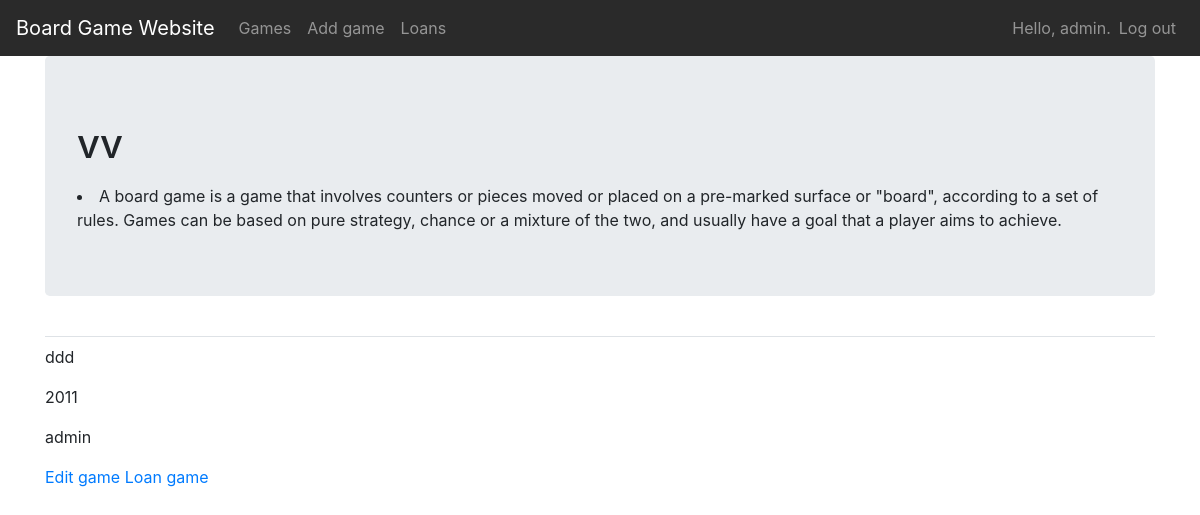
Page /games/10/ (signed in) on the earlier database version.
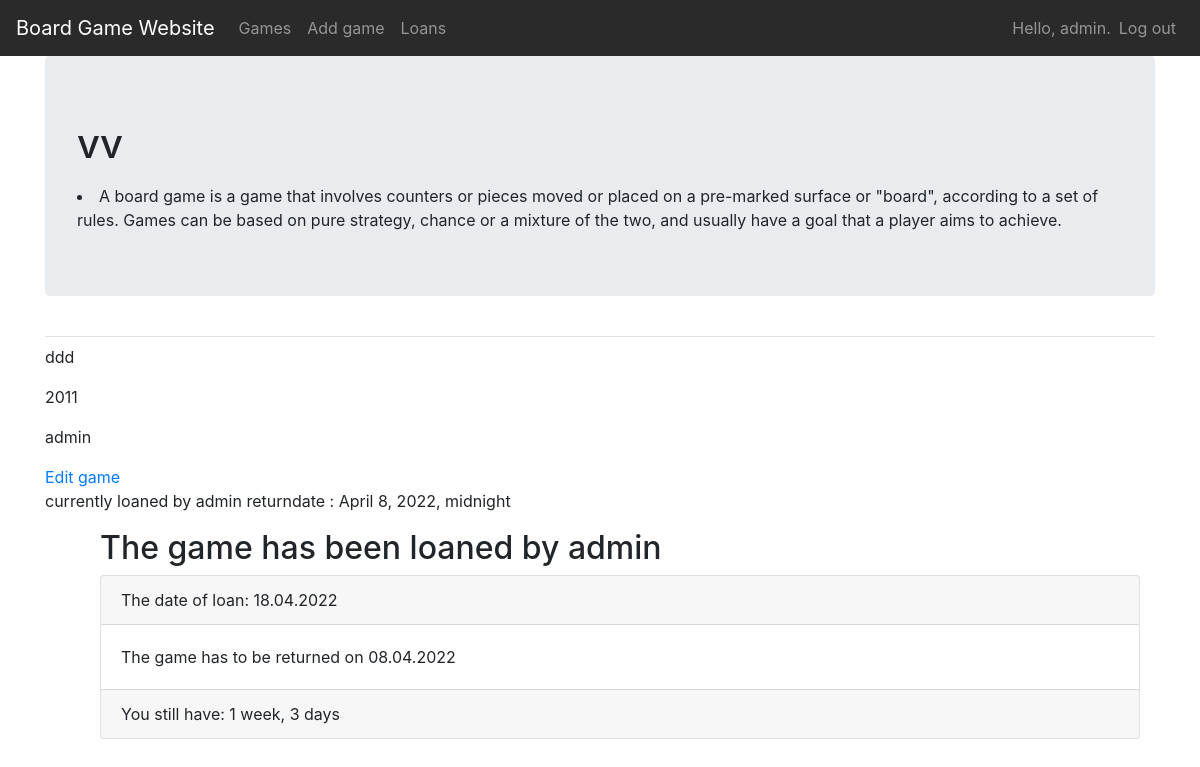
Same page on the later database version.
### board_games/models.py (models this page shows)
class GameLoan(models.Model):
    game = models.ForeignKey(BoardGame, on_delete=models.CASCADE)
    owner = models.ForeignKey(User, on_delete=models.CASCADE)
    date_loaned = models.DateTimeField(auto_now_add=True)
    return_date = models.DateTimeField()
    returned = models.BooleanField(default=False)

### board_games/views.py (the view)
# urls.py: path("games/<int:game_id>/", views.game_info, name="game_info"),
@login_required
def game_info(request, game_id):
    game = BoardGame.objects.get(id=game_id)
    loans = GameLoan.objects.filter(game=game).order_by("-return_date")
    context = {"game": game, "loans": loans}
    return render(request, "board_games/game_info.html", context)

### board_games/templates/board_games/game_info.html
{% extends 'board_games/base.html' %}
{% block page_header %}
<div class="jumbotron">
  <h1>{{game.game}}</h1>
  <p><li>
  A board game is a game that involves counters or pieces moved or placed on a pre-marked surface or "board",
according to a set of rules. Games can be based on pure strategy,
chance or a mixture of the two, and usually have a goal that a player aims to achieve.
    </li>
</div>
{% endblock page_header %}
{% block content %}
<p>{{game.genre}}</p>
<p>{{game.year_published}}</p>
<p>{{game.owner}}</p>
<a href="{% url 'board_games:edit_game' game.id %}">Edit game</a>
{% if not game.loaned %}
<a href="{% url 'board_games:add_loan' game.id %}">Loan game</a>
{% else %}
<p>
    currently loaned by {{ loans.first.owner }} returndate : {{ loans.first.return_date }}
</p>
{% endif %}
<ul>
    {% for loan in loans %}
        <div class="container">
            <h2>The game has been loaned by {{ loan.owner }}</h2>
                 <div class="card">
                 <div class="card-header">The date of loan: {{ loan.date_loaned|date:'d.m.Y' }}</div>
                 <div class="card-body">The game has to be returned on {{ loan.return_date|date:'d.m.Y' }}</div>
                 <div class="card-footer">You still have: {{ loan.date_loaned |timeuntil:loan.return_date}}</div>
        </div>
    {% endfor %}
</ul>
{% endblock content %}

Differences in the rows shown:
changed BoardGame "vv": loaned False → True (drawn)
added GameLoan: first.owner "admin", first.return_date "April 8, 2022, midnight", owner "admin", date_loaned "18.04.2022", return_date "08.04.2022", date_loaned "1 week, 3 days"
Other differences:
text no longer shown: "Loan game"
text now shown: "currently loaned by returndate :"
